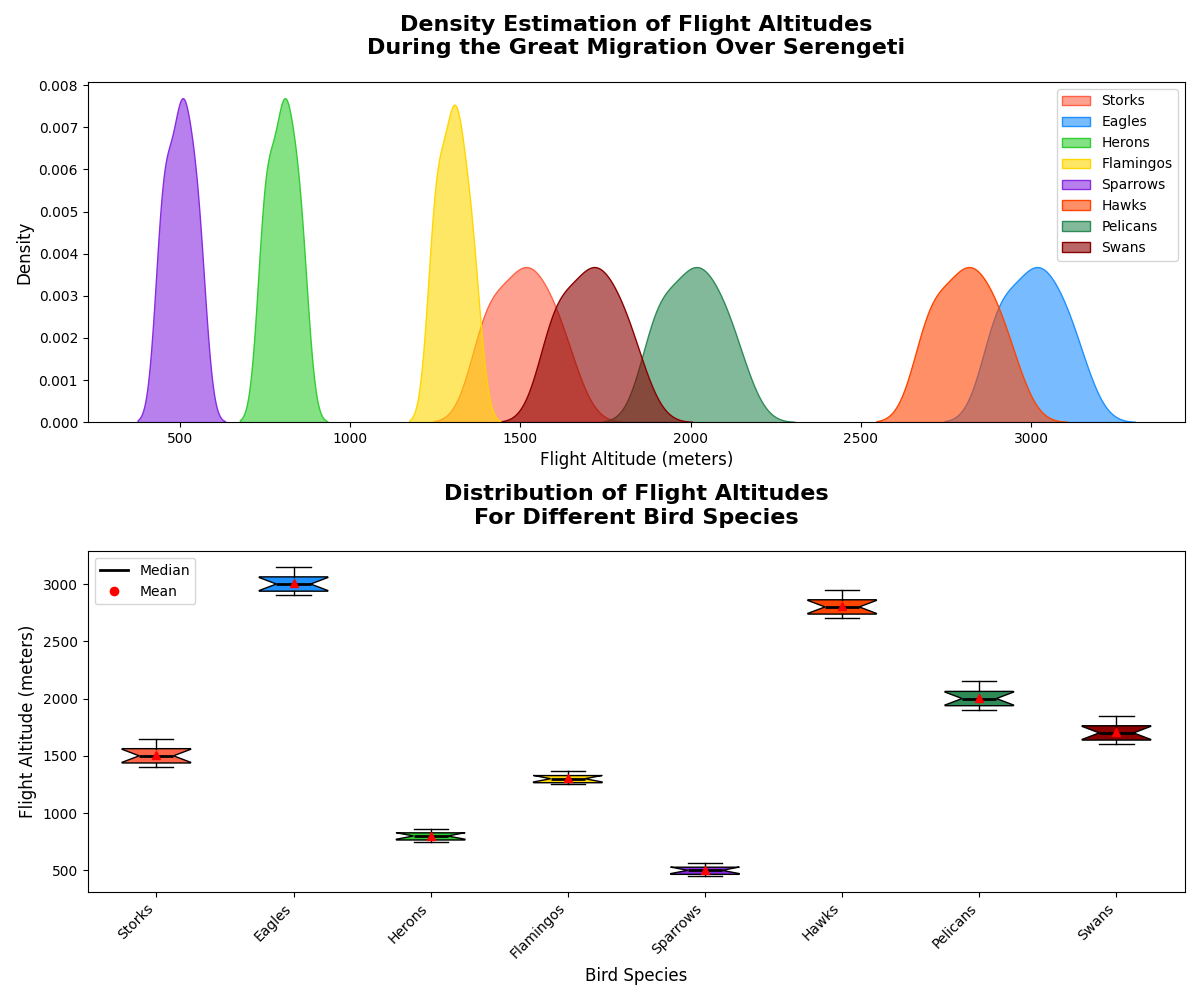

Write Python code to recreate this figure.
import numpy as np
import matplotlib.pyplot as plt
import seaborn as sns

# Backstory: This chart explores the flight altitude density of different bird species in the Great Migration event over Serengeti.
bird_species = ['Storks', 'Eagles', 'Herons', 'Flamingos', 'Sparrows', 'Hawks', 'Pelicans', 'Swans']

# Constructing explicit data for each bird species
storks_altitude = np.array([1500, 1600, 1400, 1450, 1550, 1650, 1400, 1500, 1550, 1600, 1500, 1400])
eagles_altitude = np.array([3000, 3100, 2900, 2950, 3050, 3150, 2900, 3000, 3050, 3100, 3000, 2900])
herons_altitude = np.array([800, 850, 750, 770, 820, 860, 750, 800, 820, 850, 800, 750])
flamingos_altitude = np.array([1300, 1350, 1250, 1270, 1320, 1370, 1250, 1300, 1320, 1350, 1300, 1250])
sparrows_altitude = np.array([500, 550, 450, 470, 520, 560, 450, 500, 520, 550, 500, 450])
hawks_altitude = np.array([2800, 2900, 2700, 2750, 2850, 2950, 2700, 2800, 2850, 2900, 2800, 2700])
pelicans_altitude = np.array([2000, 2100, 1900, 1950, 2050, 2150, 1900, 2000, 2050, 2100, 2000, 1900])
swans_altitude = np.array([1700, 1800, 1600, 1650, 1750, 1850, 1600, 1700, 1750, 1800, 1700, 1600])

data = [storks_altitude, eagles_altitude, herons_altitude, 
        flamingos_altitude, sparrows_altitude, hawks_altitude, 
        pelicans_altitude, swans_altitude]

colors = ['#FF6347', '#1E90FF', '#32CD32', '#FFD700', '#8A2BE2', '#FF4500', '#2E8B57', '#8B0000']

# Creating the figure
fig, ax = plt.subplots(2, 1, figsize=(12, 10))

# Plotting the density plots for each bird species
for i, altitude in enumerate(data):
    sns.kdeplot(altitude, ax=ax[0], label=bird_species[i], color=colors[i], shade=True, alpha=0.6)

# Customizing the density plot
ax[0].set_title('Density Estimation of Flight Altitudes\nDuring the Great Migration Over Serengeti', fontsize=16, fontweight='bold', pad=20)
ax[0].set_xlabel('Flight Altitude (meters)', fontsize=12)
ax[0].set_ylabel('Density', fontsize=12)
ax[0].legend(loc='upper right')

# Plotting box plot to visualize distribution
box = ax[1].boxplot(data, patch_artist=True, notch=True, vert=True, showmeans=True, labels=bird_species)

# Customizing the box plot
for patch, color in zip(box['boxes'], colors):
    patch.set_facecolor(color)
    
for median, mean in zip(box['medians'], box['means']):
    median.set_color('black')
    median.set_linewidth(2)
    mean.set_markerfacecolor('red')
    mean.set_markeredgecolor('red')

ax[1].set_title('Distribution of Flight Altitudes\nFor Different Bird Species', fontsize=16, fontweight='bold', pad=20)
ax[1].set_xlabel('Bird Species', fontsize=12)
ax[1].set_ylabel('Flight Altitude (meters)', fontsize=12)
ax[1].set_xticklabels(bird_species, rotation=45, ha='right')

# Adding legend
median_legend = plt.Line2D([0], [0], color='black', lw=2, label='Median')
mean_legend = plt.Line2D([0], [0], marker='o', color='w', markerfacecolor='red', markersize=8, label='Mean')
ax[1].legend(handles=[median_legend, mean_legend], loc='upper left')

# Adjust layout to avoid overlap
plt.tight_layout()

# Show plot
plt.show()
